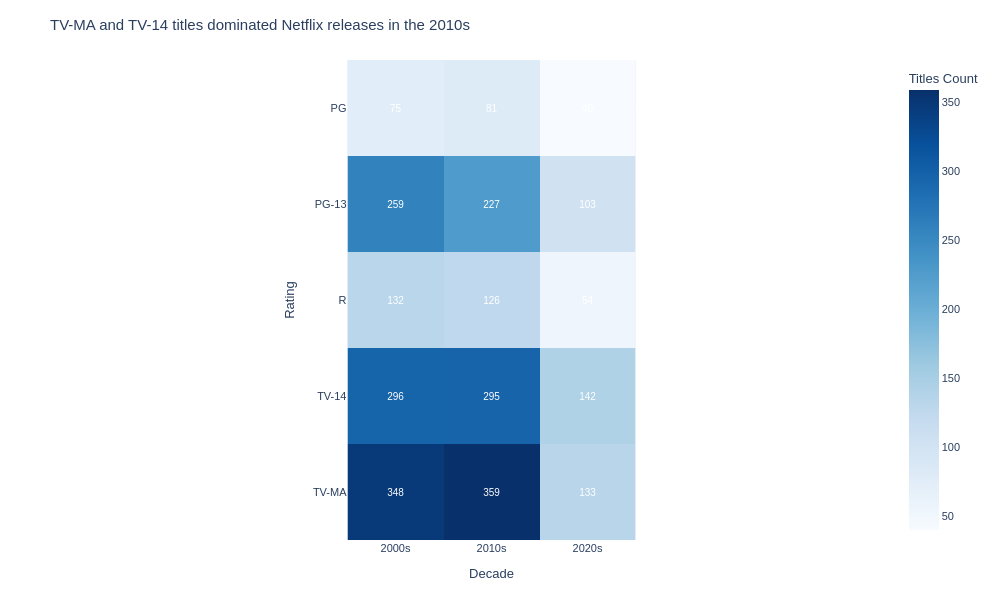

Notebook source saved alongside this figure:
### Markdown cell above
## Task 1 — Heatmap: content by rating and release decade

**What to build:** A heatmap showing the number of titles by **content rating** (y-axis) and **decade** (x-axis).

**Requirements:**
- Create a 'decade' column: `df['decade'] = (df['release_year'] // 10 * 10).astype(str) + 's'`
- Filter to TV-14, TV-MA, PG-13, R, PG only (most common ratings)
- Sequential colour scale (Blues)
- Values shown in cells (`text_auto=True`)
- Insight title about which rating dominates which decade

### Code cell
# Task 1
# YOUR CODE HERE
df['decade'] = (df['release_year'] // 10 * 10).astype(str) + 's'


ratings_filter = ['TV-14', 'TV-MA', 'PG-13', 'R', 'PG']
filtered = df[df['rating'].isin(ratings_filter)]


rating_decade = (
    filtered.groupby(['rating', 'decade'])
    .size()
    .reset_index(name='count')
)

pivot = rating_decade.pivot(
    index='rating',
    columns='decade',
    values='count'
).fillna(0)

# Heatmap
fig = px.imshow(
    pivot,
    color_continuous_scale='Blues',
    text_auto=True,
    labels={'color': 'Titles Count'},
    width=1000,
    height=600
)


fig.update_traces(
    textfont=dict(size=10, color='white'),
    hovertemplate='<b>%{y}</b> — %{x}<br>Titles: %{z}<extra></extra>'
)

fig.update_layout(
    title='TV-MA and TV-14 titles dominated Netflix releases in the 2010s',
    font=dict(family='Arial', size=11),
    coloraxis_colorbar=dict(title='Titles Count'),
    margin=dict(l=100, r=40, t=60, b=60)
)

fig.update_xaxes(title='Decade')
fig.update_yaxes(title='Rating')

fig.show()

### Figure 1 — Plotly figure (JSON) as saved in the notebook; plotly's stock layout.template omitted (floating-point values rounded to 4 significant figures)
{"data": [{"coloraxis": "coloraxis", "hovertemplate": "<b>%{y}</b> — %{x}<br>Titles: %{z}<extra></extra>", "name": "0", "textfont": {"color": "white", "size": 10}, "texttemplate": "%{z}", "type": "heatmap", "x": ["2000s", "2010s", "2020s"], "xaxis": "x", "y": ["PG", "PG-13", "R", "TV-14", "TV-MA"], "yaxis": "y", "z": [[75, 81, 40], [259, 227, 103], [132, 126, 54], [296, 295, 142], [348, 359, 133]]}], "layout": {"coloraxis": {"colorbar": {"title": {"text": "Titles Count"}}, "colorscale": [[0, "rgb(247,251,255)"], [0.125, "rgb(222,235,247)"], [0.25, "rgb(198,219,239)"], [0.375, "rgb(158,202,225)"], [0.5, "rgb(107,174,214)"], [0.625, "rgb(66,146,198)"], [0.75, "rgb(33,113,181)"], [0.875, "rgb(8,81,156)"], [1, "rgb(8,48,107)"]]}, "font": {"family": "Arial", "size": 11}, "height": 600, "margin": {"b": 60, "l": 100, "r": 40, "t": 60}, "title": {"text": "TV-MA and TV-14 titles dominated Netflix releases in the 2010s"}, "width": 1000, "xaxis": {"anchor": "y", "constrain": "domain", "domain": [0, 1], "scaleanchor": "y", "title": {"text": "Decade"}}, "yaxis": {"anchor": "x", "autorange": "reversed", "constrain": "domain", "domain": [0, 1], "title": {"text": "Rating"}}}}
